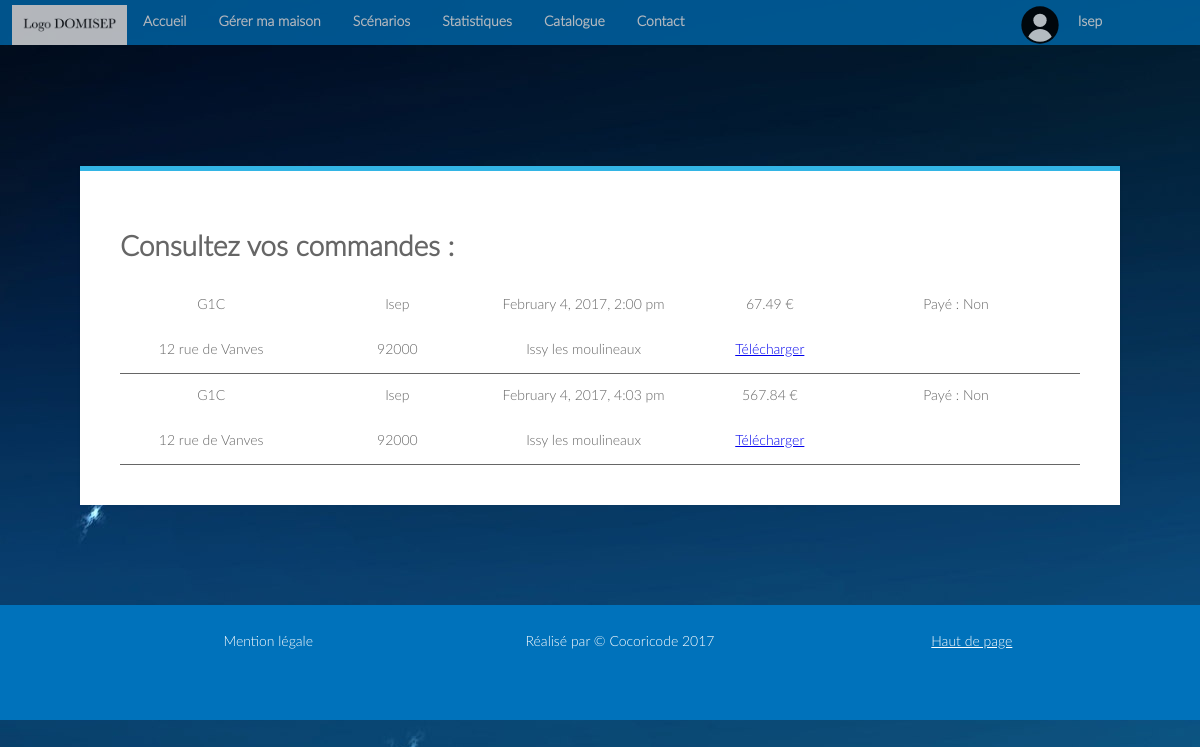
Page /index.php?page=cmdclient (signed in) on the earlier database version.
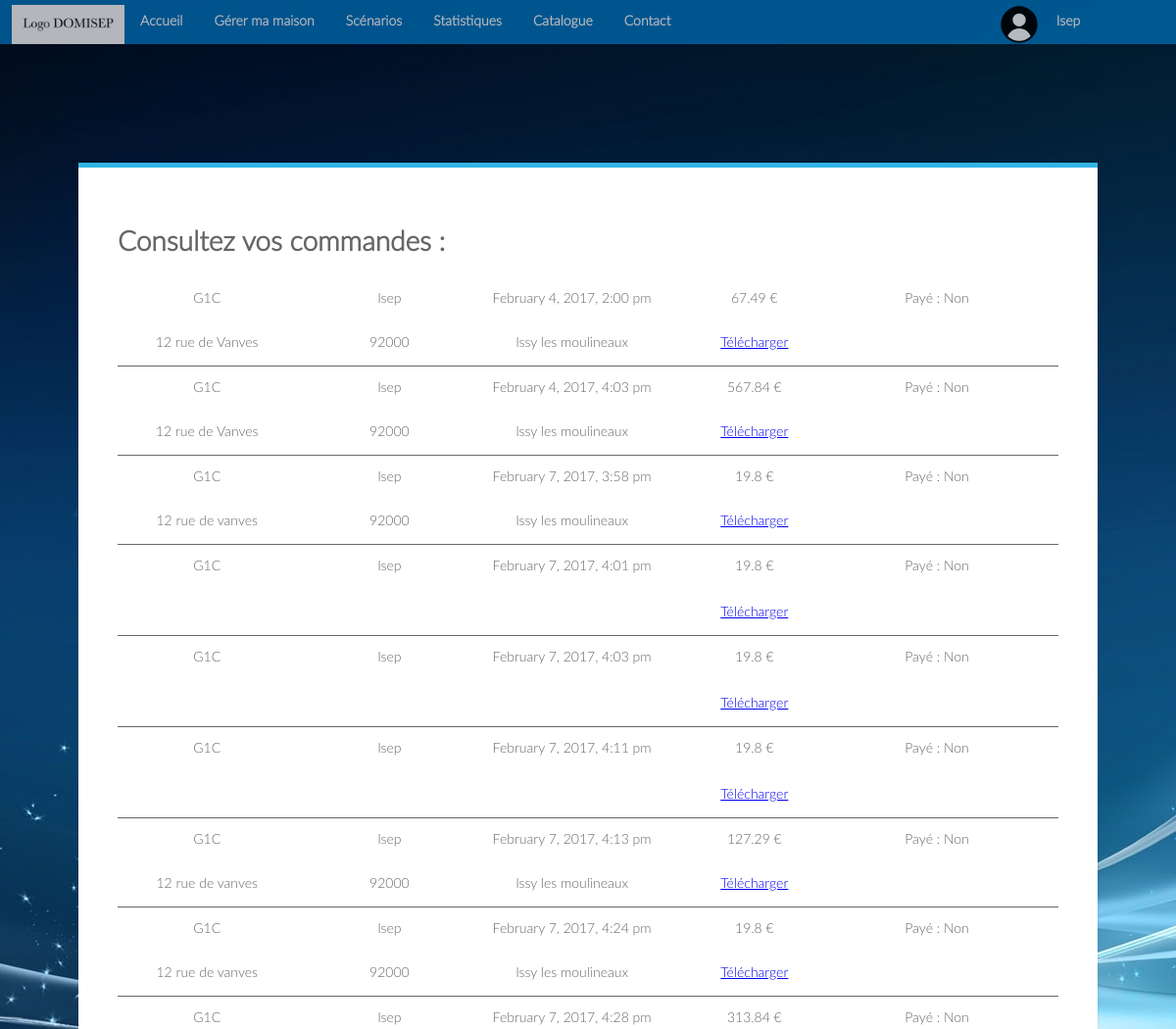
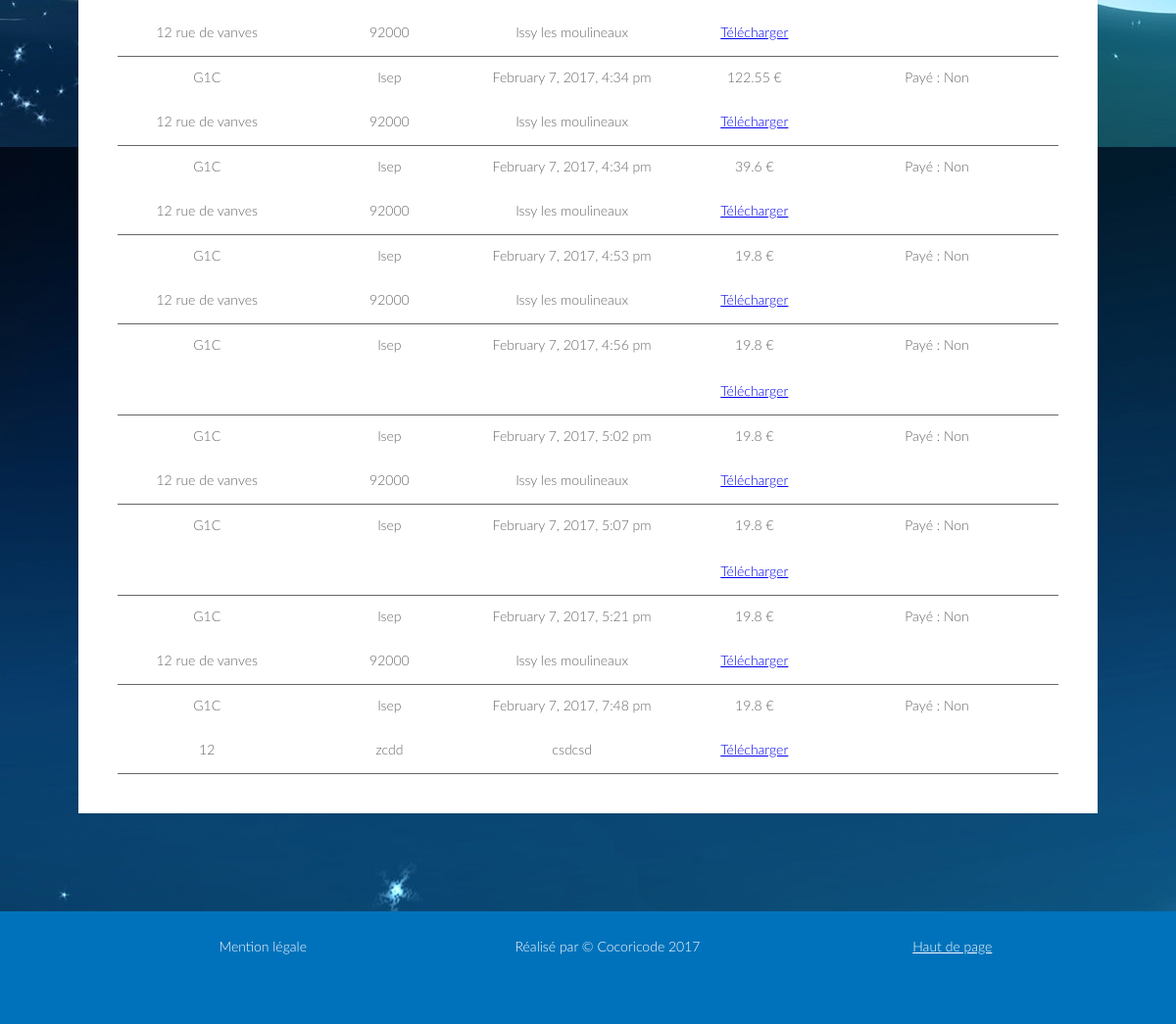
Same page on the later database version (2 pictures, top to bottom).
### tables this page shows
CREATE TABLE `Commande` (
  `Id` int(10) NOT NULL,
  `Id_Utilisateur` int(10) NOT NULL,
  `Nom` varchar(30) NOT NULL,
  `Prenom` varchar(30) NOT NULL,
  `Adresse` varchar(200) NOT NULL,
  `CodePostal` varchar(10) NOT NULL,
  `Ville` varchar(20) NOT NULL,
  `Date` varchar(50) NOT NULL,
  `Prix` varchar(10) NOT NULL,
  `Payement` varchar(10) NOT NULL,
  `KeyCom` varchar(50) NOT NULL
);

### Vue/cmdclient.php (the view, shortened to what this page needs)
<?php
include 'Modele/connexion_bdd.php';
$iduser = $_SESSION['id'];
?>
<div class = "module3">
<div class="module form-block">
	<h1>Consultez vos commandes : </h1>
	<?php
		$req = $mysqli -> query("SELECT * FROM Commande WHERE Id_Utilisateur = '$iduser'");
while($don = $req->fetch_array(MYSQLI_ASSOC)){
	?>
	<div class ="commandes">
	<div class = "panier" style="cursor:pointer" onclick ='affich("<?php echo $don['Id'] ?>")'>
				<p class = "nom"><?php echo $don['Nom'] ?></p>
				<p class = "nom"><?php echo $don['Prenom'] ?></p>
				<p class = "date"><?php echo $don['Date'] ?></p>
				<p class = "prix"><?php echo $don['Prix'] ?> €</p>
				<p class = "nom">Payé : <?php echo $don['Payement'] ?></p>
				<p class = "adresse"><?php echo $don['Adresse'] ?></p>
				<p class = "codepostal"><?php echo $don['CodePostal'] ?></p>
				<p class = "ville"><?php echo $don['Ville'] ?></p>
				<p><a href="Vue/pdf.php?cmd=<?php echo $don['KeyCom'] ?>" download="">Télécharger</a></p>
	</div>
</div>
<?php
}
	?>
</div>
</div>

Differences in the rows shown:
added commande: Nom "G1C", Prenom "Isep", Date "February 7, 2017, 3:58 pm", Prix "19.8", Payement "Non", Adresse "12 rue de vanves", CodePostal "92000", Ville "Issy les moulineaux"
added commande: Nom "G1C", Prenom "Isep", Date "February 7, 2017, 4:01 pm", Prix "19.8", Payement "Non"
added commande: Nom "G1C", Prenom "Isep", Date "February 7, 2017, 4:03 pm", Prix "19.8", Payement "Non"
added commande: Nom "G1C", Prenom "Isep", Date "February 7, 2017, 4:11 pm", Prix "19.8", Payement "Non"
added commande: Nom "G1C", Prenom "Isep", Date "February 7, 2017, 4:13 pm", Prix "127.29", Payement "Non", Adresse "12 rue de vanves", CodePostal "92000", Ville "Issy les moulineaux"
added commande: Nom "G1C", Prenom "Isep", Date "February 7, 2017, 4:24 pm", Prix "19.8", Payement "Non", Adresse "12 rue de vanves", CodePostal "92000", Ville "Issy les moulineaux"
added commande: Nom "G1C", Prenom "Isep", Date "February 7, 2017, 4:28 pm", Prix "313.84", Payement "Non", Adresse "12 rue de vanves", CodePostal "92000", Ville "Issy les moulineaux"
added commande: Nom "G1C", Prenom "Isep", Date "February 7, 2017, 4:34 pm", Prix "122.55", Payement "Non", Adresse "12 rue de vanves", CodePostal "92000", Ville "Issy les moulineaux"
added commande: Nom "G1C", Prenom "Isep", Date "February 7, 2017, 4:34 pm", Prix "39.6", Payement "Non", Adresse "12 rue de vanves", CodePostal "92000", Ville "Issy les moulineaux"
added commande: Nom "G1C", Prenom "Isep", Date "February 7, 2017, 4:53 pm", Prix "19.8", Payement "Non", Adresse "12 rue de vanves", CodePostal "92000", Ville "Issy les moulineaux"
added commande: Nom "G1C", Prenom "Isep", Date "February 7, 2017, 4:56 pm", Prix "19.8", Payement "Non"
added commande: Nom "G1C", Prenom "Isep", Date "February 7, 2017, 5:02 pm", Prix "19.8", Payement "Non", Adresse "12 rue de vanves", CodePostal "92000", Ville "Issy les moulineaux"
added commande: Nom "G1C", Prenom "Isep", Date "February 7, 2017, 5:07 pm", Prix "19.8", Payement "Non"
added commande: Nom "G1C", Prenom "Isep", Date "February 7, 2017, 5:21 pm", Prix "19.8", Payement "Non", Adresse "12 rue de vanves", CodePostal "92000", Ville "Issy les moulineaux"
added commande: Nom "G1C", Prenom "Isep", Date "February 7, 2017, 7:48 pm", Prix "19.8", Payement "Non", Adresse "12", CodePostal "zcdd", Ville "csdcsd"
